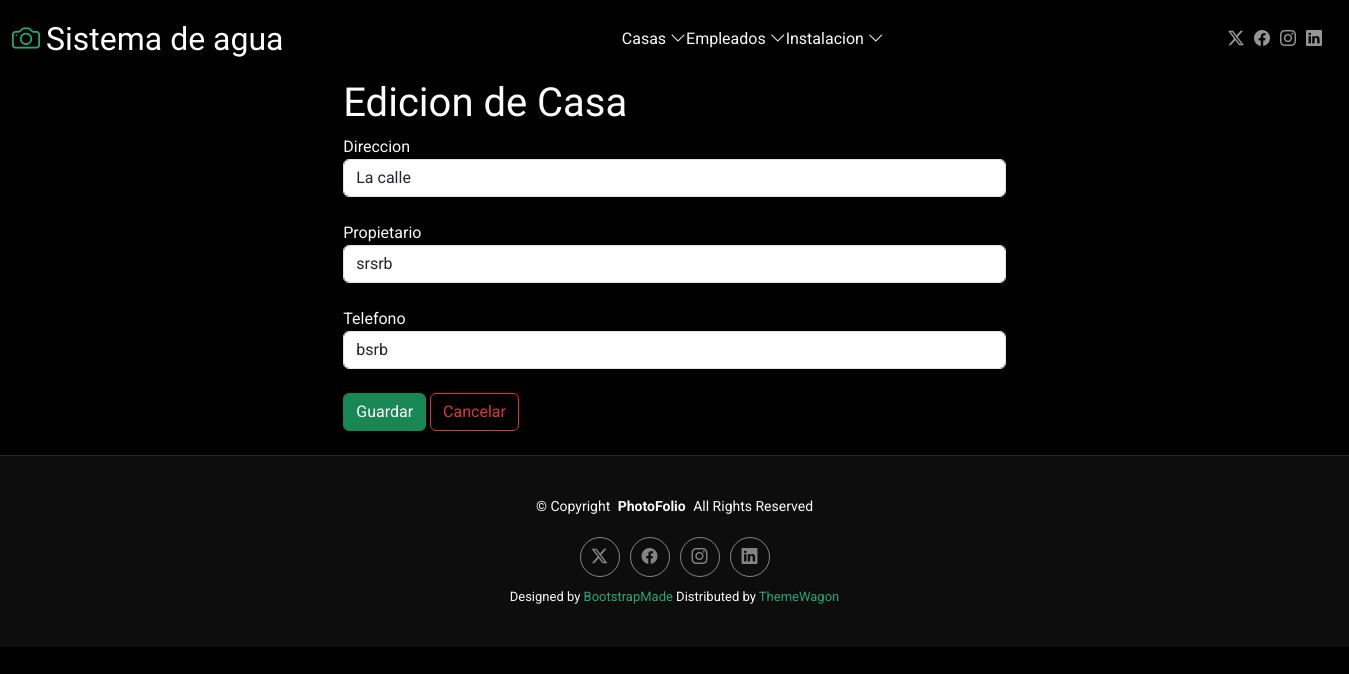
The app's page /editarCasa/1 with its own data.
### Aplicaciones/Casa/models.py (models this page shows)
class Casa(models.Model):
    id = models.AutoField(primary_key=True)
    direccion = models.CharField(max_length=255)
    propietario = models.CharField(max_length=100)
    telefono = models.CharField(max_length=20)

### Aplicaciones/Casa/views.py (the view)
# urls.py: path('editarCasa/<id>',views.editarCasa),
def editarCasa(request,id):
    casaEditar=Casa.objects.get(id=id)
    return render(request,"editarCasa.html",{'casaEditar':casaEditar})

### Aplicaciones/Casa/templates/editarCasa.html (shortened to what this page needs)
{% extends 'plantilla.html' %}
{% load static %}
{% block body %}
<div class="row" >
    <div class="col-md-3" ></div>
    <div class="col-md-6 bg-black" >
        <h1 >Edicion de Casa</h1>
        <form action="/procesarEdicionCasa" method="post">
            <label for="direccion" >Direccion </label><br>
            <input class="form-control" type="text" name="direccion" id="direccion" value="{{casaEditar.direccion}}"><br>
            <label for="propietario" >Propietario</label><br>
            <input class="form-control " type="text" name="propietario" id="propietario" value="{{casaEditar.propietario}}"><br>
            <label for="telefono" >Telefono</label><br>
            <input class="form-control" type="text" name="telefono" id="telefono" value="{{casaEditar.telefono}}"><br>
            <button class="btn btn-success" type="submit">Guardar</button>
            <a class="btn btn-outline-danger" href="{% url 'inicioca' %}">Cancelar</a><br><br>
        </form>
    </div>
    <div class="col-md-3"></div>
</div>
{% endblock %}

### sistemagua/static/plantilla/Pho/assets/css/main.css (style rules this page uses)
:root { --default-font: "Roboto", system-ui, -apple-system, "Segoe UI", Roboto, "Helvetica Neue", Arial, "Noto Sans", "Liberation Sans", sans-serif, "Apple Color Emoji", "Segoe UI Emoji", "Segoe UI Symbol", "Noto Color Emoji"; --heading-font: "Cardo", sans-serif; --nav-font: "Inter", sans-serif; }
:root { --background-color: #000000; --default-color: #fafafa; --heading-color: #ffffff; --accent-color: #27a776; --surface-color: #1a1a1a; --contrast-color: #ffffff; }
:root { --nav-color: rgba(255, 255, 255, 0.5); --nav-hover-color: #ffffff; --nav-mobile-background-color: #1a1a1a; --nav-dropdown-background-color: #1a1a1a; --nav-dropdown-color: rgba(255, 255, 255, 0.5); --nav-dropdown-hover-color: #ffffff; }
:root { scroll-behavior: smooth; }
body { color: var(--default-color); background-color: var(--background-color); font-family: var(--default-font); }
a { color: var(--accent-color); text-decoration: none; transition: 0.3s; }
h1, h2, h3, h4, h5, h6 { color: var(--heading-color); font-family: var(--heading-font); }

### records on screen
Casa: direccion "La calle", propietario "srsrb", telefono "bsrb"
